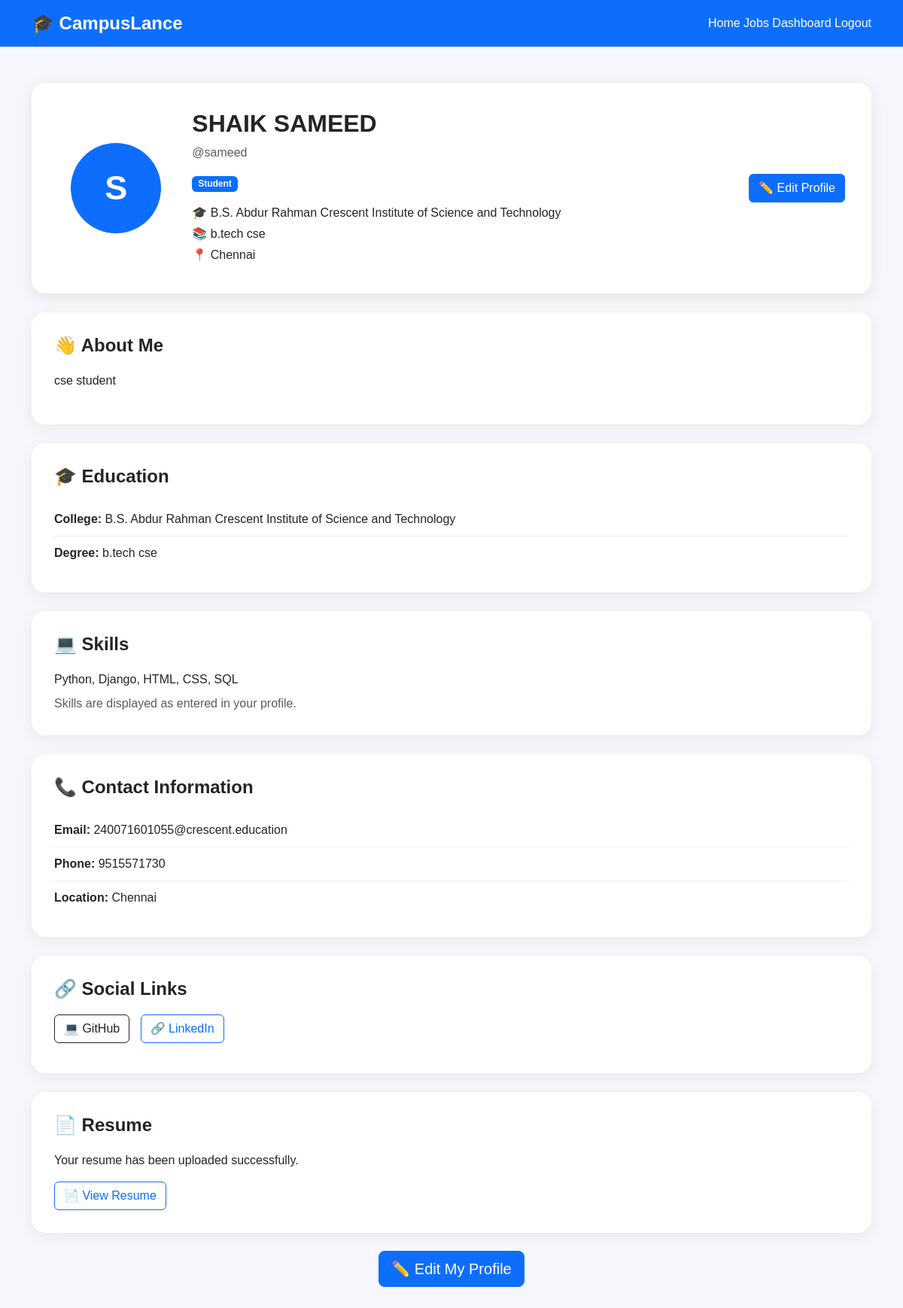
Screenshot of /profiles/ (signed in) with the database file from the repository.
### accounts/models.py (models this page shows, shortened)
class CustomUser(AbstractUser):
    ROLE_CHOICES = (
        ('student', 'Student'),
        ('client', 'Client'),
    )
    role = models.CharField(max_length=20, choices=ROLE_CHOICES)
    phone = models.CharField(max_length=15, blank=True)
    profile_image = models.ImageField(
        upload_to='profile_images/',
        blank=True,
        null=True
    )
    college = models.CharField(max_length=200, blank=True)
    department = models.CharField(max_length=100, blank=True)
    location = models.CharField(max_length=100, blank=True)
    skills = models.TextField(blank=True)
    education = models.TextField(blank=True)
    experience = models.TextField(blank=True)
    github = models.URLField(blank=True)
    linkedin = models.URLField(blank=True)
    portfolio = models.URLField(blank=True)
    resume = models.FileField(
        upload_to='resumes/',
        blank=True,
        null=True
    )
    about = models.TextField(blank=True)

### profiles/models.py (models this page shows, shortened)
class StudentProfile(models.Model):
    user = models.OneToOneField(
        settings.AUTH_USER_MODEL,
        on_delete=models.CASCADE
    )
    college = models.CharField(
        max_length=200,
        blank=True
    )
    degree = models.CharField(
        max_length=100,
        blank=True
    )
    skills = models.TextField(
        blank=True,
        help_text="Separate skills with commas"
    )
    bio = models.TextField(
        blank=True
    )
    location = models.CharField(
        max_length=100,
        blank=True
    )
    github = models.URLField(
        blank=True
    )
    linkedin = models.URLField(
        blank=True
    )
    portfolio = models.URLField(
        blank=True
    )
    resume = models.FileField(
        upload_to="resumes/",
        blank=True,
        null=True
    )

### profiles/views.py (the view)
# urls.py: path("", views.profile, name="profile"),
@login_required
def profile(request):
    profile, created = StudentProfile.objects.get_or_create(
        user=request.user
    )
    return render(request, "profiles/profile.html", {
        "profile": profile
    })

### messaging/context_processors.py (called while the page is built)
def unread_messages(request):
    if not request.user.is_authenticated:
        return {
            "unread_message_count": 0
        }
    count = Message.objects.filter(
        receiver=request.user,
        is_read=False
    ).count()
    return {
        "unread_message_count": count
    }

### templates/profiles/profile.html (shortened to what this page needs)
<!DOCTYPE html>
<html lang="en">
<head>
    <link
        href="https://cdn.jsdelivr.net/npm/bootstrap@5.3.3/dist/css/bootstrap.min.css"
        rel="stylesheet"
    >
</head>
<body>
<nav class="navbar navbar-expand-lg">
    <div class="container">
        <a
            class="navbar-brand"
            href="/"
        >
            🎓 CampusLance
        </a>
        <div>
            <a
                class="nav-link d-inline-block"
                href="/"
            >
                Home
            </a>
            <a
                class="nav-link d-inline-block"
                href="/jobs/"
            >
                Jobs
            </a>
            {% if request.user.role == "student" %}
                <a
                    class="nav-link d-inline-block"
                    href="/dashboard/"
                >
                    Dashboard
                </a>
            {% endif %}
            <a
                class="nav-link d-inline-block"
                href="/logout/"
            >
                Logout
            </a>
        </div>
    </div>
</nav>
<div class="container mt-5 mb-5">
    <div class="profile-header">
        <div class="row align-items-center">
            <div class="col-md-2 text-center">
                <div class="profile-placeholder">
                    {{ request.user.username|first|upper }}
                </div>
            </div>
            <div class="col-md-7">
                <h2 class="fw-bold">
                    {% if request.user.get_full_name %}
                        {{ request.user.get_full_name }}
                    {% else %}
                        {{ request.user.username }}
                    {% endif %}
                </h2>
                <p class="text-muted">
                    @{{ request.user.username }}
                </p>
                {% if request.user.role %}
                    <span class="badge bg-primary">
                        {{ request.user.role|title }}
                    </span>
                {% endif %}
                {% if profile.college %}
                    <p class="mt-3 mb-1">
                        🎓 {{ profile.college }}
                    </p>
                {% endif %}
                {% if profile.degree %}
                    <p class="mb-1">
                        📚 {{ profile.degree }}
                    </p>
                {% endif %}
                {% if profile.location %}
                    <p class="mb-1">
                        📍 {{ profile.location }}
                    </p>
                {% endif %}
            </div>
            <div class="col-md-3 text-md-end mt-3 mt-md-0">
                <a
                    href="{% url 'edit_profile' %}"
                    class="btn btn-primary"
                >
                    ✏️ Edit Profile
                </a>
            </div>
        </div>
    </div>
    <div class="section-card">
        <h4 class="section-title">
            👋 About Me
        </h4>
        {% if profile.bio %}
            <p>
                {{ profile.bio }}
            </p>
        {% else %}
            <p class="empty-text">
                No bio added yet.
            </p>
        {% endif %}
    </div>
    <div class="section-card">
        <h4 class="section-title">
            🎓 Education
        </h4>
        {% if profile.college %}
            <div class="info-row">
                <strong>
                    College:
                </strong>
                {{ profile.college }}
            </div>
        {% endif %}
        {% if profile.degree %}
            <div class="info-row">
                <strong>
                    Degree:
                </strong>
                {{ profile.degree }}
            </div>
        {% endif %}
    </div>
    <div class="section-card">
        <h4 class="section-title">
            💻 Skills
        </h4>
        {% if profile.skills %}
            <div>
                {{ profile.skills }}
            </div>
            <p class="text-muted mt-2 mb-0">
                Skills are displayed as entered in your profile.
            </p>
        {% else %}
            <p class="empty-text">
                No skills added yet.
            </p>
        {% endif %}
    </div>
    <div class="section-card">
        <h4 class="section-title">
            📞 Contact Information
        </h4>
        <div class="info-row">
            <strong>
                Email:
            </strong>
            {{ request.user.email|default:"Not provided" }}
        </div>
        {% if request.user.phone %}
            <div class="info-row">
                <strong>
                    Phone:
                </strong>
                {{ request.user.phone }}
            </div>
        {% endif %}
        {% if profile.location %}
            <div class="info-row">
                <strong>
                    Location:
                </strong>
                {{ profile.location }}
            </div>
        {% endif %}
    </div>
    <div class="section-card">
        <h4 class="section-title">
            🔗 Social Links
        </h4>
        {% if profile.github %}
            <a
                href="{{ profile.github }}"
                target="_blank"
                rel="noopener noreferrer"
                class="social-link btn btn-outline-dark"
            >
                💻 GitHub
            </a>
        {% endif %}
        {% if profile.linkedin %}
            <a
                href="{{ profile.linkedin }}"
                target="_blank"
                rel="noopener noreferrer"
                class="social-link btn btn-outline-primary"
            >
                🔗 LinkedIn
            </a>
        {% endif %}
    </div>
    <div class="section-card">
        <h4 class="section-title">
            📄 Resume
        </h4>
        {% if profile.resume %}
            <p>
                Your resume has been uploaded successfully.
            </p>
            <a
                href="{{ profile.resume.url }}"
                target="_blank"
                class="btn btn-outline-primary"
            >
                📄 View Resume
            </a>
        {% endif %}
    </div>
    <div class="text-center mt-4">
        <a
            href="{% url 'edit_profile' %}"
            class="btn btn-primary btn-lg"
        >
            ✏️ Edit My Profile
        </a>
    </div>
</div>
</body>
</html>

### templates/profiles/profile.html (style rules this page uses)
body { background: #f5f7fb; font-family: Arial, sans-serif; }
.navbar { background: #0d6efd; }
.navbar-brand { color: white !important; font-size: 24px; font-weight: bold; }
.nav-link { color: white !important; }
.profile-header { background: white; border-radius: 18px; padding: 35px; box-shadow: 0 5px 20px rgba(0, 0, 0, 0.08); }
.profile-placeholder { width: 120px; height: 120px; border-radius: 50%; background: #0d6efd; color: white; display: flex; align-items: center; justify-content: center; font-size: 45px; font-weight: bold; margin: auto; }
.section-card { background: white; border-radius: 18px; padding: 30px; margin-top: 25px; box-shadow: 0 5px 20px rgba(0, 0, 0, 0.06); }
.section-title { font-weight: 700; margin-bottom: 20px; }
.social-link { display: inline-block; text-decoration: none; margin-right: 10px; margin-bottom: 10px; }
.info-row { padding: 10px 0; border-bottom: 1px solid #eee; }
.info-row:last-child { border-bottom: none; }

### rows the page displays
CustomUser: user.username|first "S", user.get_full_name "SHAIK SAMEED", user.username "sameed", user.role "Student", user.email "240071601055@crescent.education", user.phone "9515571730"
StudentProfile: college "B.S. Abdur Rahman Crescent Institute of Science and Technology", degree "b.tech cse", location "Chennai", bio "cse student", skills "Python, Django, HTML, CSS, SQL"
